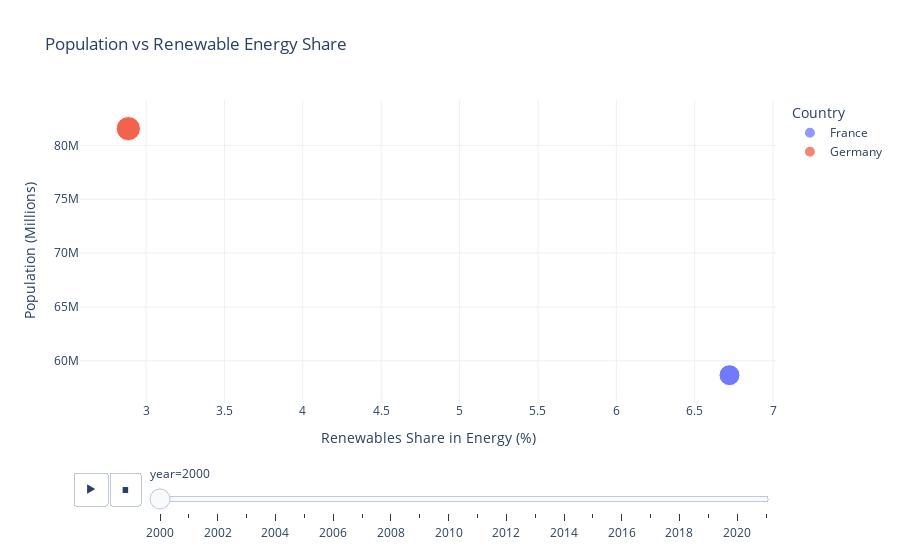

The notebook cell saved with this chart:
### Code cell
# Bubble Chart: Population vs Renewable Energy Share

fig = px.scatter(
    df,
    x='renewables_share_energy',  # Share of renewables in energy
    y='population',  # Population
    size='gdp',  # Bubble size based on GDP
    color='country',  # Color bubbles by country
    animation_frame='year',  # Animate over years
    title='Population vs Renewable Energy Share',
    labels={'renewables_share_energy': 'Renewables Share in Energy (%)', 'population': 'Population (Millions)'},
    hover_name='country'
)

fig.update_layout(
    template='plotly_white',
    xaxis_title="Renewables Share in Energy (%)",
    yaxis_title="Population (Millions)",
    legend_title="Country"
)

fig.show()

### Figure 1 — Plotly figure (JSON) as saved in the notebook; plotly's stock layout.template omitted (floating-point values rounded to 4 significant figures)
{"data": [{"hovertemplate": "<b>%{hovertext}</b><br><br>country=France<br>year=2000<br>Renewables Share in Energy (%)=%{x}<br>Population (Millions)=%{y}<br>gdp=%{marker.size}<extra></extra>", "hovertext": ["France", "France"], "legendgroup": "France", "marker": {"color": "#636efa", "size": [2031676030976, 2031676030976], "sizemode": "area", "sizeref": 9272000000.0, "symbol": "circle"}, "mode": "markers", "name": "France", "orientation": "v", "showlegend": true, "type": "scatter", "x": [6.722, 6.722], "xaxis": "x", "y": [58665456, 58665456], "yaxis": "y"}, {"hovertemplate": "<b>%{hovertext}</b><br><br>country=Germany<br>year=2000<br>Renewables Share in Energy (%)=%{x}<br>Population (Millions)=%{y}<br>gdp=%{marker.size}<extra></extra>", "hovertext": ["Germany", "Germany"], "legendgroup": "Germany", "marker": {"color": "#EF553B", "size": [2718560681984, 2718560681984], "sizemode": "area", "sizeref": 9272000000.0, "symbol": "circle"}, "mode": "markers", "name": "Germany", "orientation": "v", "showlegend": true, "type": "scatter", "x": [2.887, 2.887], "xaxis": "x", "y": [81551680, 81551680], "yaxis": "y"}], "layout": {"legend": {"itemsizing": "constant", "title": {"text": "Country"}, "tracegroupgap": 0}, "sliders": [{"active": 0, "currentvalue": {"prefix": "year="}, "len": 0.9, "pad": {"b": 10, "t": 60}, "steps": [{"args": [["2000"], {"frame": {"duration": 0, "redraw": false}, "fromcurrent": true, "mode": "immediate", "transition": {"duration": 0, "easing": "linear"}}], "label": "2000", "method": "animate"}, {"args": [["2001"], {"frame": {"duration": 0, "redraw": false}, "fromcurrent": true, "mode": "immediate", "transition": {"duration": 0, "easing": "linear"}}], "label": "2001", "method": "animate"}, {"args": [["2002"], {"frame": {"duration": 0, "redraw": false}, "fromcurrent": true, "mode": "immediate", "transition": {"duration": 0, "easing": "linear"}}], "label": "2002", "method": "animate"}, {"args": [["2003"], {"frame": {"duration": 0, "redraw": false}, "fromcurrent": true, "mode": "immediate", "transition": {"duration": 0, "easing": "linear"}}], "label": "2003", "method": "animate"}, {"args": [["2004"], {"frame": {"duration": 0, "redraw": false}, "fromcurrent": true, "mode": "immediate", "transition": {"duration": 0, "easing": "linear"}}], "label": "2004", "method": "animate"}, {"args": [["2005"], {"frame": {"duration": 0, "redraw": false}, "fromcurrent": true, "mode": "immediate", "transition": {"duration": 0, "easing": "linear"}}], "label": "2005", "method": "animate"}, {"args": [["2006"], {"frame": {"duration": 0, "redraw": false}, "fromcurrent": true, "mode": "immediate", "transition": {"duration": 0, "easing": "linear"}}], "label": "2006", "method": "animate"}, {"args": [["2007"], {"frame": {"duration": 0, "redraw": false}, "fromcurrent": true, "mode": "immediate", "transition": {"duration": 0, "easing": "linear"}}], "label": "2007", "method": "animate"}, {"args": [["2008"], {"frame": {"duration": 0, "redraw": false}, "fromcurrent": true, "mode": "immediate", "transition": {"duration": 0, "easing": "linear"}}], "label": "2008", "method": "animate"}, {"args": [["2009"], {"frame": {"duration": 0, "redraw": false}, "fromcurrent": true, "mode": "immediate", "transition": {"duration": 0, "easing": "linear"}}], "label": "2009", "method": "animate"}, {"args": [["2010"], {"frame": {"duration": 0, "redraw": false}, "fromcurrent": true, "mode": "immediate", "transition": {"duration": 0, "easing": "linear"}}], "label": "2010", "method": "animate"}, {"args": [["2011"], {"frame": {"duration": 0, "redraw": false}, "fromcurrent": true, "mode": "immediate", "transition": {"duration": 0, "easing": "linear"}}], "label": "2011", "method": "animate"}, {"args": [["2012"], {"frame": {"duration": 0, "redraw": false}, "fromcurrent": true, "mode": "immediate", "transition": {"duration": 0, "easing": "linear"}}], "label": "2012", "method": "animate"}, {"args": [["2013"], {"frame": {"duration": 0, "redraw": false}, "fromcurrent": true, "mode": "immediate", "transition": {"duration": 0, "easing": "linear"}}], "label": "2013", "method": "animate"}, {"args": [["2014"], {"frame": {"duration": 0, "redraw": false}, "fromcurrent": true, "mode": "immediate", "transition": {"duration": 0, "easing": "linear"}}], "label": "2014", "method": "animate"}, {"args": [["2015"], {"frame": {"duration": 0, "redraw": false}, "fromcurrent": true, "mode": "immediate", "transition": {"duration": 0, "easing": "linear"}}], "label": "2015", "method": "animate"}, {"args": [["2016"], {"frame": {"duration": 0, "redraw": false}, "fromcurrent": true, "mode": "immediate", "transition": {"duration": 0, "easing": "linear"}}], "label": "2016", "method": "animate"}, {"args": [["2017"], {"frame": {"duration": 0, "redraw": false}, "fromcurrent": true, "mode": "immediate", "transition": {"duration": 0, "easing": "linear"}}], "label": "2017", "method": "animate"}, {"args": [["2018"], {"frame": {"duration": 0, "redraw": false}, "fromcurrent": true, "mode": "immediate", "transition": {"duration": 0, "easing": "linear"}}], "label": "2018", "method": "animate"}, {"args": [["2019"], {"frame": {"duration": 0, "redraw": false}, "fromcurrent": true, "mode": "immediate", "transition": {"duration": 0, "easing": "linear"}}], "label": "2019", "method": "animate"}, {"args": [["2020"], {"frame": {"duration": 0, "redraw": false}, "fromcurrent": true, "mode": "immediate", "transition": {"duration": 0, "easing": "linear"}}], "label": "2020", "method": "animate"}, {"args": [["2021"], {"frame": {"duration": 0, "redraw": false}, "fromcurrent": true, "mode": "immediate", "transition": {"duration": 0, "easing": "linear"}}], "label": "2021", "method": "animate"}], "x": 0.1, "xanchor": "left", "y": 0, "yanchor": "top"}], "title": {"text": "Population vs Renewable Energy Share"}, "updatemenus": [{"buttons": [{"args": [null, {"frame": {"duration": 500, "redraw": false}, "fromcurrent": true, "mode": "immediate", "transition": {"duration": 500, "easing": "linear"}}], "label": "&#9654;", "method": "animate"}, {"args": [[null], {"frame": {"duration": 0, "redraw": false}, "fromcurrent": true, "mode": "immediate", "transition": {"duration": 0, "easing": "linear"}}], "label": "&#9724;", "method": "animate"}], "direction": "left", "pad": {"r": 10, "t": 70}, "showactive": false, "type": "buttons", "x": 0.1, "xanchor": "right", "y": 0, "yanchor": "top"}], "xaxis": {"anchor": "y", "domain": [0, 1], "title": {"text": "Renewables Share in Energy (%)"}}, "yaxis": {"anchor": "x", "domain": [0, 1], "title": {"text": "Population (Millions)"}}}}
